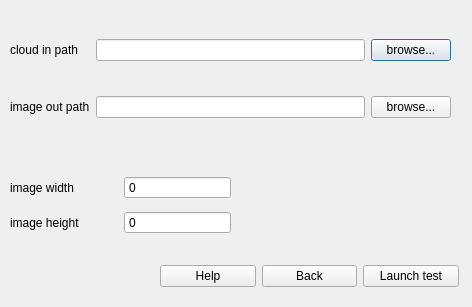
<?xml version="1.0" encoding="UTF-8"?>
<ui version="4.0">
 <class>cloud_to_image_form</class>
 <widget class="QDialog" name="cloud_to_image_form">
  <property name="geometry">
   <rect>
    <x>0</x>
    <y>0</y>
    <width>472</width>
    <height>307</height>
   </rect>
  </property>
  <property name="windowTitle">
   <string>Cloud to Image Form</string>
  </property>
  <widget class="QWidget" name="layoutWidget">
   <property name="geometry">
    <rect>
     <x>10</x>
     <y>10</y>
     <width>441</width>
     <height>137</height>
    </rect>
   </property>
   <layout class="QGridLayout" name="varset_1">
    <item row="0" column="0">
     <widget class="QLabel" name="cloud_in_path_label">
      <property name="text">
       <string>cloud in path</string>
      </property>
     </widget>
    </item>
    <item row="0" column="1">
     <widget class="QLineEdit" name="cloud_in_ledit"/>
    </item>
    <item row="0" column="2">
     <widget class="QPushButton" name="cloud_in_browse_btn">
      <property name="text">
       <string>browse...</string>
      </property>
     </widget>
    </item>
    <item row="1" column="0">
     <widget class="QLabel" name="image_out_path_label">
      <property name="text">
       <string>image out path</string>
      </property>
     </widget>
    </item>
    <item row="1" column="1">
     <widget class="QLineEdit" name="image_out_ledit"/>
    </item>
    <item row="1" column="2">
     <widget class="QPushButton" name="image_out_browse_btn">
      <property name="text">
       <string>browse...</string>
      </property>
     </widget>
    </item>
   </layout>
  </widget>
  <widget class="QWidget" name="layoutWidget_2">
   <property name="geometry">
    <rect>
     <x>160</x>
     <y>260</y>
     <width>299</width>
     <height>33</height>
    </rect>
   </property>
   <layout class="QHBoxLayout" name="horizontalLayout">
    <item>
     <widget class="QPushButton" name="help_btn">
      <property name="text">
       <string>Help</string>
      </property>
     </widget>
    </item>
    <item>
     <widget class="QPushButton" name="cancel_btn">
      <property name="text">
       <string>Back</string>
      </property>
     </widget>
    </item>
    <item>
     <widget class="QPushButton" name="launch_test_btn">
      <property name="text">
       <string>Launch test</string>
      </property>
     </widget>
    </item>
   </layout>
  </widget>
  <widget class="QWidget" name="">
   <property name="geometry">
    <rect>
     <x>10</x>
     <y>170</y>
     <width>221</width>
     <height>71</height>
    </rect>
   </property>
   <layout class="QGridLayout" name="gridLayout">
    <item row="0" column="0">
     <widget class="QLabel" name="image_width_label">
      <property name="text">
       <string>image width</string>
      </property>
     </widget>
    </item>
    <item row="0" column="1">
     <widget class="QSpinBox" name="image_width_sb">
      <property name="buttonSymbols">
       <enum>QAbstractSpinBox::NoButtons</enum>
      </property>
     </widget>
    </item>
    <item row="1" column="0">
     <widget class="QLabel" name="image_height_label">
      <property name="text">
       <string>image height</string>
      </property>
     </widget>
    </item>
    <item row="1" column="1">
     <widget class="QSpinBox" name="image_height_sb">
      <property name="buttonSymbols">
       <enum>QAbstractSpinBox::NoButtons</enum>
      </property>
     </widget>
    </item>
   </layout>
  </widget>
 </widget>
 <resources/>
 <connections/>
</ui>
